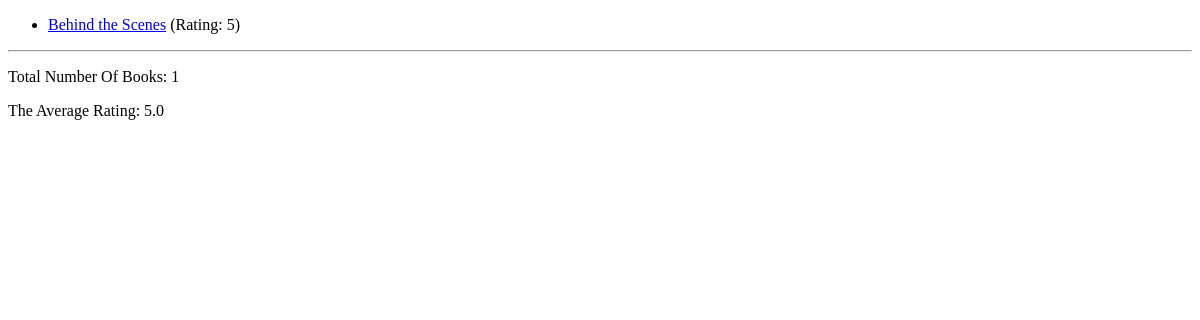
The app's page /, older data.
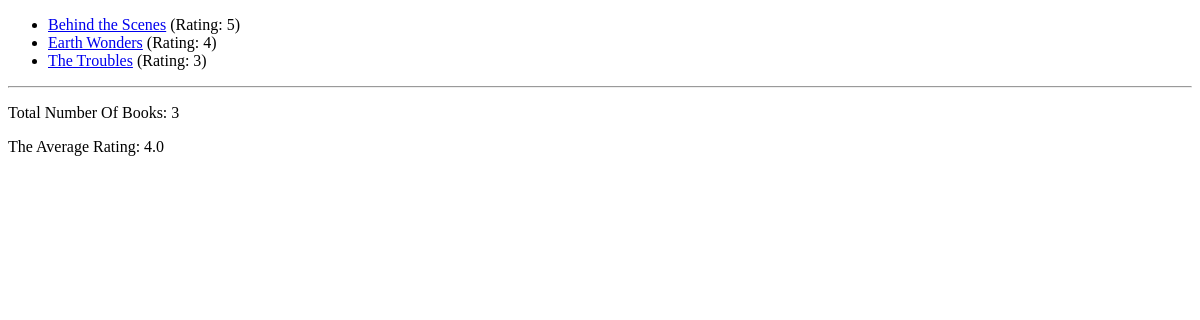
The same page, newer data.
### book_outlet/models.py (models this page shows, shortened)
class My_books(models.Model):
    title = models.CharField(max_length=60)
    rating = models.IntegerField(
        validators=[MinValueValidator(1), MaxValueValidator(6)])
    author = models.ForeignKey(
        Author, on_delete=models.CASCADE, null=True, related_name="books")
    is_bestselling = models.BooleanField(default=False)
    slug = models.SlugField(default="", blank=True,
                            null=False, db_index=True)
    def get_absolute_url(self):
        return reverse("book-detail", args=[self.slug])

### book_outlet/views.py (the view)
# urls.py: path("", views.index),
def index(request):
    my_books = My_books.objects.all().order_by("title")
    number_of_books = my_books.count()
    avg_rating = my_books.aggregate(Avg("rating"))
    return render(request, "book_outlet/index.html", {
        "my_books": my_books,
        "overal_number_of_books":number_of_books,
        "average_rating": avg_rating
    })

### book_outlet/templates/book_outlet/index.html (shortened to what this page needs)
{% extends 'book_outlet/base.html' %}
{% block content %}
    <ul>
        {% for book in my_books %}
            <li><a href="{{ book.get_absolute_url }}">{{ book.title }}</a> (Rating: {{ book.rating }})</li>
        {% endfor %}
    </ul>
    <hr>
    <p>Total Number Of Books: {{ overal_number_of_books }}</p>
    <p>The Average Rating: {{ average_rating.rating__avg }}</p>
{% endblock %}

### book_outlet/templates/book_outlet/base.html (shortened to what this page needs)
<!DOCTYPE html>
<html lang="en">
<head>
</head>
<body>
    {% block content %}
    {% endblock %}
</body>
</html>

Row changes from the older to the newer data that the page shows:
added My_books: title "Earth Wonders", rating "4"
added My_books: title "The Troubles", rating "3"
Text that changed along with them:
{{ overal_number_of_books }}: "1" → "3"
{{ average_rating.rating__avg }}: "5.0" → "4.0"
